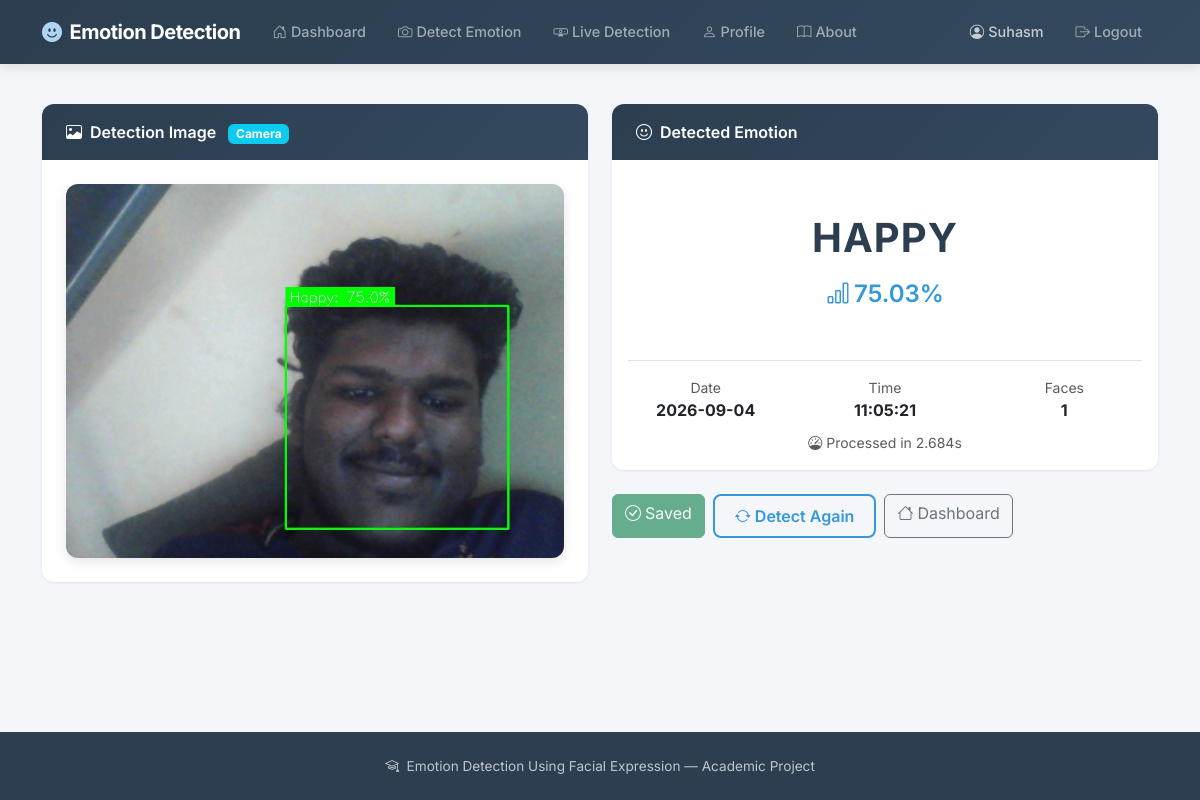
Page /result/1 (signed in) on the committed database.
### models/user.py (models this page shows, shortened)
class User(UserMixin, db.Model):
    __tablename__ = 'users'
    id = db.Column(db.Integer, primary_key=True)
    username = db.Column(db.String(80), unique=True, nullable=False, index=True)
    email = db.Column(db.String(120), unique=True, nullable=False, index=True)
    password_hash = db.Column(db.String(256), nullable=False)
    created_at = db.Column(db.DateTime, default=lambda: datetime.now(timezone.utc))
    updated_at = db.Column(db.DateTime, default=lambda: datetime.now(timezone.utc),
                           onupdate=lambda: datetime.now(timezone.utc))
    detections = db.relationship('Detection', backref='user', lazy='dynamic',
                                 cascade='all, delete-orphan')
    live_sessions = db.relationship('LiveSession', backref='user', lazy='dynamic',
                                    cascade='all, delete-orphan')

### models/detection.py (models this page shows, shortened)
class Detection(db.Model):
    __tablename__ = 'detections'
    id = db.Column(db.Integer, primary_key=True)
    user_id = db.Column(db.Integer, db.ForeignKey('users.id'), nullable=False, index=True)
    detection_type = db.Column(db.String(20), nullable=False, default='image')
    emotion = db.Column(db.String(50), nullable=False)
    confidence = db.Column(db.Float, nullable=False)
    image_path = db.Column(db.String(500), nullable=True)
    detected_at = db.Column(db.DateTime, nullable=False,
                            default=lambda: datetime.now(timezone.utc))
    session_id = db.Column(db.String(100), nullable=True, index=True)
    face_count = db.Column(db.Integer, nullable=True, default=1)
    processing_time = db.Column(db.Float, nullable=True)

### routes/detection.py (the view)
@detection_bp.route('/result/<int:detection_id>')
@login_required
def view_saved_result(detection_id):
    detection = Detection.query.filter_by(
        id=detection_id, user_id=current_user.id
    ).first()
    if not detection:
        flash('Detection result not found.', 'warning')
        return redirect(url_for('dashboard.profile'))
    result = {
        'emotion': detection.emotion,
        'confidence': detection.confidence,
        'probabilities': {},  # Not stored individually; show only main result
        'upload_path': detection.image_path,
        'result_path': detection.image_path,
        'face_count': detection.face_count,
        'processing_time': detection.processing_time,
        'detection_type': detection.detection_type,
        'detected_at': detection.detected_at.isoformat() if detection.detected_at else None,
        'saved': True,
        'detection_id': detection.id
    }
    return render_template('result.html', result=result)

### utils/emotion_predictor.py (called while the page is built)
    def is_available(self):
        return self._available

    def get_status_message(self):
        return self._status_message

### templates/result.html (shortened to what this page needs)
{% extends "base.html" %}
{% block content %}
<div class="row g-4">
    <div class="col-lg-6">
        <div class="card">
            <div class="card-header">
                <i class="bi bi-image me-2"></i>Detection Image
                <span class="badge bg-{{ 'primary' if result.detection_type == 'image' else 'info' }} ms-2">
                    {{ result.detection_type|capitalize }}
                </span>
            </div>
            <div class="card-body text-center p-4">
                {% if result.result_path %}
                <img src="{{ url_for('static', filename=result.result_path) }}"
                     alt="Detection Result" class="result-image">
                {% elif result.upload_path %}
                <img src="{{ url_for('static', filename=result.upload_path) }}"
                     alt="Uploaded Image" class="result-image">
                {% else %}
                <div class="empty-state">
                    <i class="bi bi-image"></i>
                    <p>No image available</p>
                </div>
                {% endif %}
            </div>
        </div>
    </div>
    <div class="col-lg-6">
        <div class="card mb-4">
            <div class="card-header">
                <i class="bi bi-emoji-smile me-2"></i>Detected Emotion
            </div>
            <div class="card-body">
                <div class="emotion-display">
                    <div class="emotion-label">{{ result.emotion }}</div>
                    <div class="confidence-value mt-2">
                        <i class="bi bi-bar-chart me-1"></i>{{ '%.2f'|format(result.confidence) }}%
                    </div>
                </div>
                <div class="mt-3 pt-3 border-top">
                    <div class="row text-center">
                        <div class="col-4">
                            <small class="text-muted d-block">Date</small>
                            <strong>
                                {% if result.detected_at %}
                                    {% set dt = result.detected_at %}
                                    {% if dt is string %}
                                        {{ dt[:10] }}
                                    {% else %}
                                        {{ dt.strftime('%d %b %Y') }}
                                    {% endif %}
                                {% else %}
                                    —
                                {% endif %}
                            </strong>
                        </div>
                        <div class="col-4">
                            <small class="text-muted d-block">Time</small>
                            <strong>
                                {% if result.detected_at %}
                                    {% set dt = result.detected_at %}
                                    {% if dt is string %}
                                        {{ dt[11:19] }}
                                    {% else %}
                                        {{ dt.strftime('%I:%M:%S %p') }}
                                    {% endif %}
                                {% else %}
                                    —
                                {% endif %}
                            </strong>
                        </div>
                        <div class="col-4">
                            <small class="text-muted d-block">Faces</small>
                            <strong>{{ result.face_count or 1 }}</strong>
                        </div>
                    </div>
                </div>
                {% if result.processing_time %}
                <div class="text-center mt-2">
                    <small class="text-muted">
                        <i class="bi bi-speedometer me-1"></i>Processed in {{ result.processing_time }}s
                    </small>
                </div>
                {% endif %}
            </div>
        </div>
        <div class="d-flex flex-wrap gap-2">
            {% if not result.get('saved') %}
            <form method="POST" action="{{ url_for('detection.save_result') }}">
                <button type="submit" class="btn btn-accent">
                    <i class="bi bi-save me-1"></i>Save Result
                </button>
            </form>
            {% else %}
            <span class="btn btn-success disabled">
                <i class="bi bi-check-circle me-1"></i>Saved
            </span>
            {% endif %}
            <a href="{{ url_for('detection.detect_page') }}" class="btn btn-outline-accent">
                <i class="bi bi-arrow-repeat me-1"></i>Detect Again
            </a>
            <a href="{{ url_for('dashboard.home') }}" class="btn btn-outline-secondary">
                <i class="bi bi-house me-1"></i>Dashboard
            </a>
        </div>
    </div>
</div>
{% endblock %}

### templates/base.html (shortened to what this page needs)
<!DOCTYPE html>
<html lang="en">
<head>
    <link href="https://cdn.jsdelivr.net/npm/bootstrap@5.3.2/dist/css/bootstrap.min.css" rel="stylesheet">
    <link href="https://cdn.jsdelivr.net/npm/bootstrap-icons@1.11.2/font/bootstrap-icons.css" rel="stylesheet">
    <link href="{{ url_for('static', filename='css/style.css') }}" rel="stylesheet">
</head>
<body>
    <nav class="navbar navbar-expand-lg navbar-dark">
        <div class="container">
            <a class="navbar-brand" href="{{ url_for('dashboard.home') if current_user.is_authenticated else '#' }}">
                <i class="bi bi-emoji-smile-fill me-2"></i>Emotion Detection
            </a>
            <div class="collapse navbar-collapse" id="navbarNav">
                {% if current_user.is_authenticated %}
                <ul class="navbar-nav me-auto">
                    <li class="nav-item">
                        <a class="nav-link" href="{{ url_for('dashboard.home') }}">
                            <i class="bi bi-house-door me-1"></i>Dashboard
                        </a>
                    </li>
                    <li class="nav-item">
                        <a class="nav-link" href="{{ url_for('detection.detect_page') }}">
                            <i class="bi bi-camera me-1"></i>Detect Emotion
                        </a>
                    </li>
                    <li class="nav-item">
                        <a class="nav-link" href="{{ url_for('detection.live_detection_page') }}">
                            <i class="bi bi-webcam me-1"></i>Live Detection
                        </a>
                    </li>
                    <li class="nav-item">
                        <a class="nav-link" href="{{ url_for('dashboard.profile') }}">
                            <i class="bi bi-person me-1"></i>Profile
                        </a>
                    </li>
                    <li class="nav-item">
                        <a class="nav-link" href="{{ url_for('dashboard.conclusion') }}">
                            <i class="bi bi-book me-1"></i>About
                        </a>
                    </li>
                </ul>
                <ul class="navbar-nav">
                    <li class="nav-item">
                        <span class="nav-link text-light opacity-75">
                            <i class="bi bi-person-circle me-1"></i>{{ current_user.username }}
                        </span>
                    </li>
                    <li class="nav-item">
                        <a class="nav-link" href="{{ url_for('auth.logout') }}">
                            <i class="bi bi-box-arrow-right me-1"></i>Logout
                        </a>
                    </li>
                </ul>
                {% endif %}
            </div>
        </div>
    </nav>
    <main class="container py-4">
        {% block content %}{% endblock %}
    </main>
    <footer class="footer">
        <div class="container text-center">
            <p class="mb-0">
                <i class="bi bi-mortarboard me-1"></i>
                Emotion Detection Using Facial Expression — Academic Project
            </p>
        </div>
    </footer>
</body>
</html>

### static/css/style.css (style rules this page uses)
:root { --primary: #2C3E50; --primary-light: #34495E; --primary-lighter: #5D6D7E; --accent: #3498DB; --accent-hover: #2980B9; --accent-light: #AED6F1; --success: #27AE60; --success-light: #A9DFBF; --warning: #F39C12; --warning-light: #FAD7A0; --danger: #E74C3C; --danger-light: #F5B7B1; --info: #17A2B8; --bg-body: #F4F6F9; --bg-card: #FFFFFF; --bg-dark: #1A252F; --text-primary: #2C3E50; --text-secondary: #5D6D7E; --text-muted: #95A5A6; --border-color: #E5E8EB; --shadow-sm: 0 1px 3px rgba(0, 0, 0, 0.08); --shadow-md: 0 4px 12px rgba(0, 0, 0, 0.1); --shadow-lg: 0 8px 24px rgba(0, 0, 0, 0.12); --radius-sm: 8px; --radius-md: 12px; --radius-lg: 16px; --transition: all 0.3s ease; }
body { font-family: 'Inter', -apple-system, BlinkMacSystemFont, sans-serif; background-color: var(--bg-body); color: var(--text-primary); min-height: 100vh; display: flex; flex-direction: column; }
main { flex: 1; }
.navbar { background: linear-gradient(135deg, var(--primary) 0%, var(--primary-light) 100%) !important; box-shadow: var(--shadow-md); padding: 0.75rem 0; }
.navbar-brand { font-weight: 700; font-size: 1.25rem; letter-spacing: -0.5px; }
.navbar-brand i { color: var(--accent-light); }
.nav-link { font-weight: 500; font-size: 0.9rem; padding: 0.5rem 1rem !important; border-radius: var(--radius-sm); transition: var(--transition); }
.card { border: none; border-radius: var(--radius-md); box-shadow: var(--shadow-sm); transition: var(--transition); overflow: hidden; }
.card-header { background: linear-gradient(135deg, var(--primary) 0%, var(--primary-light) 100%); color: white; font-weight: 600; border-bottom: none; padding: 1rem 1.5rem; }
.emotion-display { text-align: center; padding: 2rem; }
.emotion-display .emotion-label { font-size: 2.5rem; font-weight: 700; color: var(--primary); text-transform: uppercase; letter-spacing: 1px; }
.emotion-display .confidence-value { font-size: 1.5rem; color: var(--accent); font-weight: 600; }
.footer { background: var(--primary); color: rgba(255, 255, 255, 0.7); padding: 1.5rem 0; font-size: 0.85rem; margin-top: auto; }
.btn-outline-accent { color: var(--accent); border: 2px solid var(--accent); background: transparent; font-weight: 600; padding: 0.5rem 1.25rem; border-radius: var(--radius-sm); transition: var(--transition); }
.result-image { max-width: 100%; border-radius: var(--radius-md); box-shadow: var(--shadow-md); }

### rows in the picture
User: username "Suhasm"
Detection: detection_type "Camera", image_path (picture), emotion "HAPPY", confidence "75.03", processing_time "2.684"

### other values in the picture
{{ dt[:10] }} "2026-09-04"
{{ dt[11:19] }} "11:05:21"
{{ result.face_count or 1 }} "1"
